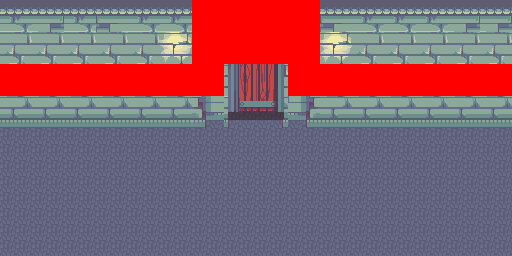

A 2D game scene composited from a Tiled map and its tileset images. What follows is a short description and the map's XML, with each tile layer's data collapsed to a summary:
An orthogonal 16x8 tile map with 32x32 px tiles, 4 tile layers (floor, wall, door, NoNav), 5 tilesets.

<map version="1.0" orientation="orthogonal" renderorder="right-down" width="16" height="8" tilewidth="32" tileheight="32" nextobjectid="1">
 <properties>
  <property name="unity:scale" value="0.01" />
 </properties>
 <tileset firstgid="1" name="castlefloors" tilewidth="32" tileheight="32" tilecount="100">
  <image source="../LPC Base Assets/tiles/castlefloors.png" width="320" height="320" />
 </tileset>
 <tileset firstgid="101" name="cement" tilewidth="32" tileheight="32" tilecount="18">
  <image source="../LPC Base Assets/tiles/cement.png" width="96" height="192" />
 </tileset>
 <tileset firstgid="119" name="cementstair" tilewidth="32" tileheight="32" tilecount="20">
  <image source="../LPC Base Assets/tiles/cementstair.png" width="160" height="128" />
 </tileset>
 <tileset firstgid="139" name="castlewalls" tilewidth="32" tileheight="32" tilecount="180">
  <image source="../LPC Base Assets/tiles/castlewalls.png" width="384" height="480" />
 </tileset>
 <tileset firstgid="319" name="RED" tilewidth="32" tileheight="32" tilecount="1">
  <image source="../LPC Base Assets/tiles/RED.png" width="32" height="32" />
 </tileset>
 <layer name="floor" width="16" height="8">
  <data>[128 cells, 80 non-empty, 1 distinct tile ids]</data>
 </layer>
 <layer name="wall" width="16" height="8">
  <data>[128 cells, 58 non-empty, 13 distinct tile ids]</data>
 </layer>
 <layer name="door" width="16" height="8">
  <data>[128 cells, 6 non-empty, 6 distinct tile ids]</data>
 </layer>
 <layer name="NoNav" width="16" height="8">
  <data>[128 cells, 22 non-empty, 1 distinct tile ids]</data>
 </layer>
</map>
